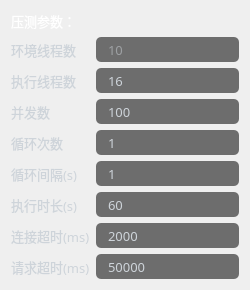
                      <widget class="QWidget" name="gridWidget" native="true">
                       <layout class="QGridLayout" name="gridLayout_12">
                        <item row="1" column="0">
                         <widget class="QLabel" name="label_thread_2">
                          <property name="minimumSize">
                           <size>
                            <width>0</width>
                            <height>25</height>
                           </size>
                          </property>
                          <property name="maximumSize">
                           <size>
                            <width>75</width>
                            <height>30</height>
                           </size>
                          </property>
                          <property name="font">
                           <font>
                            <family>OPPOSans B</family>
                            <pointsize>10</pointsize>
                            <stylestrategy>PreferAntialias</stylestrategy>
                           </font>
                          </property>
                          <property name="styleSheet">
                           <string notr="true">color:#ced4da;</string>
                          </property>
                          <property name="text">
                           <string>环境线程数</string>
                          </property>
                         </widget>
                        </item>
                        <item row="5" column="0">
                         <widget class="QLabel" name="label_times_2">
                          <property name="minimumSize">
                           <size>
                            <width>0</width>
                            <height>25</height>
                           </size>
                          </property>
                          <property name="maximumSize">
                           <size>
                            <width>76</width>
                            <height>30</height>
                           </size>
                          </property>
                          <property name="font">
                           <font>
                            <family>OPPOSans B</family>
                            <pointsize>10</pointsize>
                            <stylestrategy>PreferAntialias</stylestrategy>
                           </font>
                          </property>
                          <property name="styleSheet">
                           <string notr="true">color:#ced4da;</string>
                          </property>
                          <property name="text">
                           <string>循环间隔(s)</string>
                          </property>
                         </widget>
                        </item>
                        <item row="8" column="1">
                         <widget class="QLineEdit" name="lineEdit_requestTimeOut">
                          <property name="minimumSize">
                           <size>
                            <width>0</width>
                            <height>25</height>
                           </size>
                          </property>
                          <property name="maximumSize">
                           <size>
                            <width>16777215</width>
                            <height>16777215</height>
                           </size>
                          </property>
                          <property name="font">
                           <font>
                            <family>OPPOSans B</family>
                            <pointsize>10</pointsize>
                            <stylestrategy>PreferAntialias</stylestrategy>
                           </font>
                          </property>
                          <property name="styleSheet">
                           <string notr="true">QLineEdit{
color:#ced4da;
border-radius: 14px;
background-color: rgb(25, 25, 25, 155);
border: 0px solid rgba(255, 255, 255, 0);
border-radius: 5px;
padding-left:10px;
padding-right:10px;
}</string>
                          </property>
                          <property name="text">
                           <string>50000</string>
                          </property>
                          <property name="placeholderText">
                           <string>0</string>
                          </property>
                         </widget>
                        </item>
                        <item row="3" column="1">
                         <widget class="QLineEdit" name="lineEdit_times">
                          <property name="minimumSize">
                           <size>
                            <width>0</width>
                            <height>25</height>
                           </size>
                          </property>
                          <property name="maximumSize">
                           <size>
                            <width>16777215</width>
                            <height>16777215</height>
                           </size>
                          </property>
                          <property name="font">
                           <font>
                            <family>OPPOSans B</family>
                            <pointsize>10</pointsize>
                            <stylestrategy>PreferAntialias</stylestrategy>
                           </font>
                          </property>
                          <property name="styleSheet">
                           <string notr="true">QLineEdit{
color:#ced4da;
border-radius: 14px;
background-color: rgb(25, 25, 25, 155);
border: 0px solid rgba(255, 255, 255, 0);
border-radius: 5px;
padding-left:10px;
padding-right:10px;
}</string>
                          </property>
                          <property name="text">
                           <string>100</string>
                          </property>
                          <property name="placeholderText">
                           <string>0</string>
                          </property>
                         </widget>
                        </item>
                        <item row="2" column="1">
                         <widget class="QLineEdit" name="lineEdit_thread">
                          <property name="minimumSize">
                           <size>
                            <width>0</width>
                            <height>25</height>
                           </size>
                          </property>
                          <property name="maximumSize">
                           <size>
                            <width>16777215</width>
                            <height>16777215</height>
                           </size>
                          </property>
                          <property name="font">
                           <font>
                            <family>OPPOSans B</family>
                            <pointsize>10</pointsize>
                            <stylestrategy>PreferAntialias</stylestrategy>
                           </font>
                          </property>
                          <property name="styleSheet">
                           <string notr="true">QLineEdit{
color:#ced4da;
border-radius: 14px;
background-color: rgb(25, 25, 25, 155);
border: 0px solid rgba(255, 255, 255, 0);
border-radius: 5px;
padding-left:10px;
padding-right:10px;
}</string>
                          </property>
                          <property name="text">
                           <string>16</string>
                          </property>
                          <property name="placeholderText">
                           <string>10</string>
                          </property>
                         </widget>
                        </item>
                        <item row="2" column="0">
                         <widget class="QLabel" name="label_thread">
                          <property name="minimumSize">
                           <size>
                            <width>0</width>
                            <height>25</height>
                           </size>
                          </property>
                          <property name="maximumSize">
                           <size>
                            <width>75</width>
                            <height>30</height>
                           </size>
                          </property>
                          <property name="font">
                           <font>
                            <family>OPPOSans B</family>
                            <pointsize>10</pointsize>
                            <stylestrategy>PreferAntialias</stylestrategy>
                           </font>
                          </property>
                          <property name="styleSheet">
                           <string notr="true">color:#ced4da;</string>
                          </property>
                          <property name="text">
                           <string>执行线程数</string>
                          </property>
                         </widget>
                        </item>
                        <item row="4" column="0">
                         <widget class="QLabel" name="label_times_3">
                          <property name="minimumSize">
                           <size>
                            <width>0</width>
                            <height>25</height>
                           </size>
                          </property>
                          <property name="maximumSize">
                           <size>
                            <width>76</width>
                            <height>30</height>
                           </size>
                          </property>
                          <property name="font">
                           <font>
                            <family>OPPOSans B</family>
                            <pointsize>10</pointsize>
                            <stylestrategy>PreferAntialias</stylestrategy>
                           </font>
                          </property>
                          <property name="styleSheet">
                           <string notr="true">color:#ced4da;</string>
                          </property>
                          <property name="text">
                           <string>循环次数</string>
                          </property>
                         </widget>
                        </item>
                        <item row="6" column="1">
                         <widget class="QLineEdit" name="lineEdit_time">
                          <property name="minimumSize">
                           <size>
                            <width>0</width>
                            <height>25</height>
                           </size>
                          </property>
                          <property name="maximumSize">
                           <size>
                            <width>16777215</width>
                            <height>16777215</height>
                           </size>
                          </property>
                          <property name="font">
                           <font>
                            <family>OPPOSans B</family>
                            <pointsize>10</pointsize>
                            <stylestrategy>PreferAntialias</stylestrategy>
                           </font>
                          </property>
                          <property name="styleSheet">
                           <string notr="true">QLineEdit{
color:#ced4da;
border-radius: 14px;
background-color: rgb(25, 25, 25, 155);
border: 0px solid rgba(255, 255, 255, 0);
border-radius: 5px;
padding-left:10px;
padding-right:10px;
}</string>
                          </property>
                          <property name="text">
                           <string>60</string>
                          </property>
                          <property name="placeholderText">
                           <string>0</string>
                          </property>
                         </widget>
                        </item>
                        <item row="4" column="1">
                         <widget class="QLineEdit" name="lineEdit_times_3">
                          <property name="minimumSize">
                           <size>
                            <width>0</width>
                            <height>25</height>
                           </size>
                          </property>
                          <property name="maximumSize">
                           <size>
                            <width>16777215</width>
                            <height>16777215</height>
                           </size>
                          </property>
                          <property name="font">
                           <font>
                            <family>OPPOSans B</family>
                            <pointsize>10</pointsize>
                            <stylestrategy>PreferAntialias</stylestrategy>
                           </font>
                          </property>
                          <property name="styleSheet">
                           <string notr="true">QLineEdit{
color:#ced4da;
border-radius: 14px;
background-color: rgb(25, 25, 25, 155);
border: 0px solid rgba(255, 255, 255, 0);
border-radius: 5px;
padding-left:10px;
padding-right:10px;
}</string>
                          </property>
                          <property name="text">
                           <string>1</string>
                          </property>
                          <property name="placeholderText">
                           <string>0</string>
                          </property>
                         </widget>
                        </item>
                        <item row="3" column="0">
                         <widget class="QLabel" name="label_times">
                          <property name="minimumSize">
                           <size>
                            <width>0</width>
                            <height>25</height>
                           </size>
                          </property>
                          <property name="maximumSize">
                           <size>
                            <width>60</width>
                            <height>30</height>
                           </size>
                          </property>
                          <property name="font">
                           <font>
                            <family>OPPOSans B</family>
                            <pointsize>10</pointsize>
                            <stylestrategy>PreferAntialias</stylestrategy>
                           </font>
                          </property>
                          <property name="styleSheet">
                           <string notr="true">color:#ced4da;</string>
                          </property>
                          <property name="text">
                           <string>并发数</string>
                          </property>
                         </widget>
                        </item>
                        <item row="6" column="0">
                         <widget class="QLabel" name="label_time_2">
                          <property name="minimumSize">
                           <size>
                            <width>0</width>
                            <height>25</height>
                           </size>
                          </property>
                          <property name="maximumSize">
                           <size>
                            <width>75</width>
                            <height>30</height>
                           </size>
                          </property>
                          <property name="font">
                           <font>
                            <family>OPPOSans B</family>
                            <pointsize>10</pointsize>
                            <stylestrategy>PreferAntialias</stylestrategy>
                           </font>
                          </property>
                          <property name="toolTip">
                           <string>超时自动结束</string>
                          </property>
                          <property name="styleSheet">
                           <string notr="true">color:#ced4da;</string>
                          </property>
                          <property name="text">
                           <string>执行时长(s)</string>
                          </property>
                         </widget>
                        </item>
                        <item row="7" column="0">
                         <widget class="QLabel" name="label_connectTimeOut">
                          <property name="minimumSize">
                           <size>
                            <width>0</width>
                            <height>25</height>
                           </size>
                          </property>
                          <property name="maximumSize">
                           <size>
                            <width>85</width>
                            <height>30</height>
                           </size>
                          </property>
                          <property name="font">
                           <font>
                            <family>OPPOSans B</family>
                            <pointsize>10</pointsize>
                            <stylestrategy>PreferAntialias</stylestrategy>
                           </font>
                          </property>
                          <property name="toolTip">
                           <string>超时自动结束</string>
                          </property>
                          <property name="styleSheet">
                           <string notr="true">color:#ced4da;</string>
                          </property>
                          <property name="text">
                           <string>连接超时(ms)</string>
                          </property>
                         </widget>
                        </item>
                        <item row="8" column="0">
                         <widget class="QLabel" name="label_requestTimeOut">
                          <property name="minimumSize">
                           <size>
                            <width>0</width>
                            <height>25</height>
                           </size>
                          </property>
                          <property name="maximumSize">
                           <size>
                            <width>85</width>
                            <height>30</height>
                           </size>
                          </property>
                          <property name="font">
                           <font>
                            <family>OPPOSans B</family>
                            <pointsize>10</pointsize>
                            <stylestrategy>PreferAntialias</stylestrategy>
                           </font>
                          </property>
                          <property name="toolTip">
                           <string>超时自动结束</string>
                          </property>
                          <property name="styleSheet">
                           <string notr="true">color:#ced4da;</string>
                          </property>
                          <property name="text">
                           <string>请求超时(ms)</string>
                          </property>
                         </widget>
                        </item>
                        <item row="7" column="1">
                         <widget class="QLineEdit" name="lineEdit_connectTimeOut">
                          <property name="minimumSize">
                           <size>
                            <width>0</width>
                            <height>25</height>
                           </size>
                          </property>
                          <property name="maximumSize">
                           <size>
                            <width>16777215</width>
                            <height>16777215</height>
                           </size>
                          </property>
                          <property name="font">
                           <font>
                            <family>OPPOSans B</family>
                            <pointsize>10</pointsize>
                            <stylestrategy>PreferAntialias</stylestrategy>
                           </font>
                          </property>
                          <property name="styleSheet">
                           <string notr="true">QLineEdit{
color:#ced4da;
border-radius: 5px;
background-color: rgb(25, 25, 25, 155);
border: 0px solid rgba(255, 255, 255, 0);
border-radius: 5px;
padding-left:10px;
padding-right:10px;
}</string>
                          </property>
                          <property name="text">
                           <string>2000</string>
                          </property>
                          <property name="placeholderText">
                           <string>0</string>
                          </property>
                         </widget>
                        </item>
                        <item row="0" column="0">
                         <widget class="QLabel" name="label_16">
                          <property name="minimumSize">
                           <size>
                            <width>0</width>
                            <height>20</height>
                           </size>
                          </property>
                          <property name="maximumSize">
                           <size>
                            <width>16777215</width>
                            <height>20</height>
                           </size>
                          </property>
                          <property name="font">
                           <font>
                            <family>OPPOSans B</family>
                            <pointsize>10</pointsize>
                           </font>
                          </property>
                          <property name="styleSheet">
                           <string notr="true">color: rgb(255, 255, 255);</string>
                          </property>
                          <property name="text">
                           <string>压测参数：</string>
                          </property>
                         </widget>
                        </item>
                        <item row="5" column="1">
                         <widget class="QLineEdit" name="lineEdit_times_2">
                          <property name="minimumSize">
                           <size>
                            <width>0</width>
                            <height>25</height>
                           </size>
                          </property>
                          <property name="maximumSize">
                           <size>
                            <width>16777215</width>
                            <height>16777215</height>
                           </size>
                          </property>
                          <property name="font">
                           <font>
                            <family>OPPOSans B</family>
                            <pointsize>10</pointsize>
                            <stylestrategy>PreferAntialias</stylestrategy>
                           </font>
                          </property>
                          <property name="styleSheet">
                           <string notr="true">QLineEdit{
color:#ced4da;
border-radius: 14px;
background-color: rgb(25, 25, 25, 155);
border: 0px solid rgba(255, 255, 255, 0);
border-radius: 5px;
padding-left:10px;
padding-right:10px;
}</string>
                          </property>
                          <property name="text">
                           <string>1</string>
                          </property>
                          <property name="placeholderText">
                           <string>0</string>
                          </property>
                         </widget>
                        </item>
                        <item row="1" column="1">
                         <widget class="QLineEdit" name="lineEdit_thread_cpu">
                          <property name="minimumSize">
                           <size>
                            <width>0</width>
                            <height>25</height>
                           </size>
                          </property>
                          <property name="maximumSize">
                           <size>
                            <width>1111111</width>
                            <height>16777215</height>
                           </size>
                          </property>
                          <property name="font">
                           <font>
                            <family>OPPOSans B</family>
                            <pointsize>10</pointsize>
                            <stylestrategy>PreferAntialias</stylestrategy>
                           </font>
                          </property>
                          <property name="styleSheet">
                           <string notr="true">QLineEdit{
color:#ced4da;
border-radius: 14px;
background-color: rgb(25, 25, 25, 155);
border: 0px solid rgba(255, 255, 255, 0);
border-radius: 5px;
padding-left:10px;
padding-right:10px;
}</string>
                          </property>
                          <property name="text">
                           <string/>
                          </property>
                          <property name="readOnly">
                           <bool>true</bool>
                          </property>
                          <property name="placeholderText">
                           <string>10</string>
                          </property>
                         </widget>
                        </item>
                       </layout>
                      </widget>
